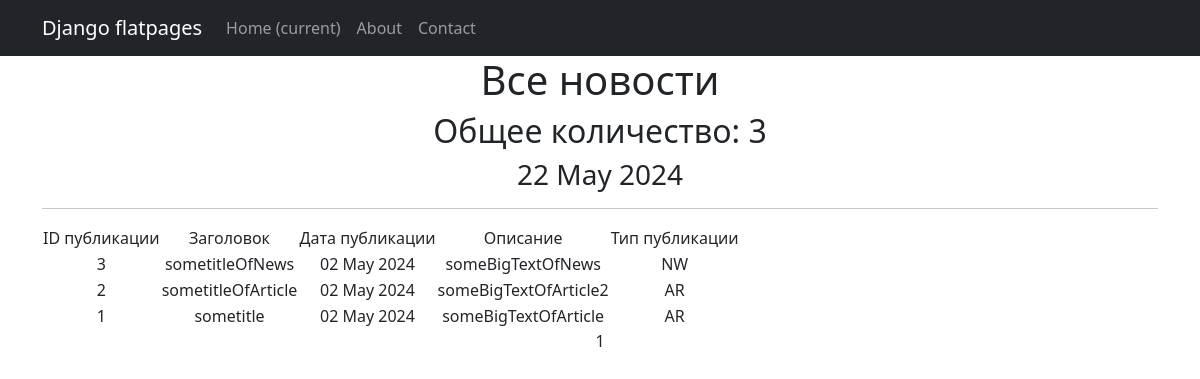
The app's page /, older data.
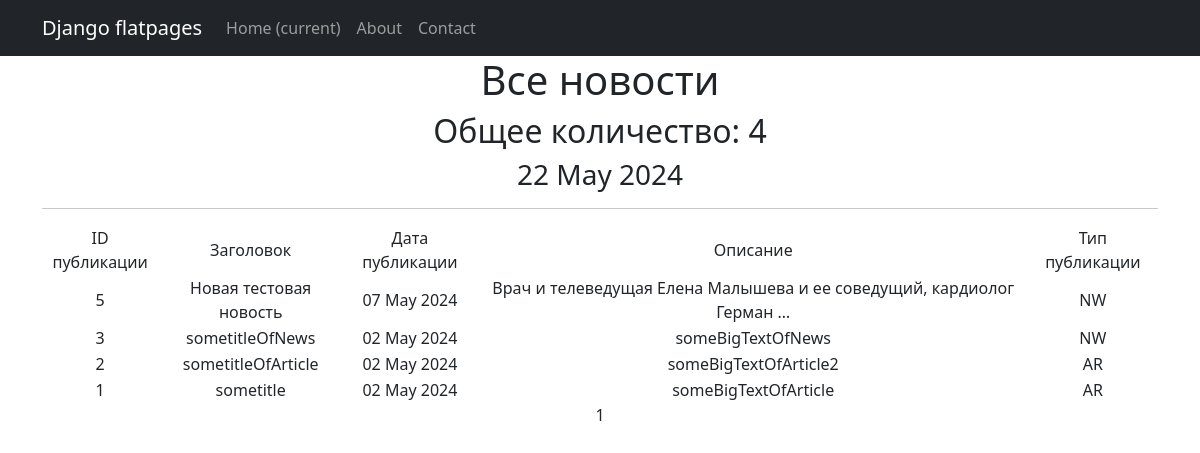
The same page, newer data.
### news/models.py (models this page shows, shortened)
class Post(models.Model):
    author = models.ForeignKey(Author,on_delete=models.CASCADE)
    Article = 'AR'
    News = 'NW'
    CATEGORY_CHOICES = (
        (Article, 'Статья'),
        (News, 'Новость')
    )
    categoryType = models.CharField(max_length=2,choices=CATEGORY_CHOICES,default=Article)
    creationTime = models.DateTimeField(auto_now_add=True)
    newsCategory = models.ManyToManyField(Category,through='PostCategory')
    title = models.CharField(max_length=128)
    text = models.TextField()
    newsRating = models.IntegerField(default=0)
    added_at = models.DateTimeField(
        auto_now=True,
    )

### news/views.py (the view)
# urls.py: path('', PostsList.as_view(),name='posts_list'),
class PostsList(ListView):
    model = Post
    ordering = '-creationTime'
    template_name = 'news.html'
    context_object_name = 'news'
    paginate_by = 10
    def get_context_data(self, **kwargs):
        context = super().get_context_data(**kwargs)
        context['time_now'] = datetime.utcnow()
        context['next_sale'] = None
        return context

### news/templatetags/custom_filters.py (called while the page is built)
@register.filter()
def censor(text):
    if not isinstance(text,str):
        raise StrException
    else:
        text_list = text.split()
        censored_text_list = []
        for word in text_list:
            clean_word = ''.join(c for c in word if c not in string.punctuation)
            if clean_word.lower() in bad_words:
                censored_word = clean_word[0] + (len(clean_word) - 1) * '*'
                censored_text_list.append(word.replace(clean_word, censored_word))
            else:
                censored_text_list.append(word)
        return ' '.join(censored_text_list)

### templates/news.html (shortened to what this page needs)
{% extends 'flatpages/default.html' %}
{% load custom_filters %}
{% block content %}
   <h1>Все новости</h1>
   <h2>Общее количество: {{ page_obj.paginator.count }}</h2>
   <h3>{{ time_now|date:'d M Y' }}</h3>
   <hr>
   {% if news %}
       <table>
           <tr>
               <td>ID публикации</td>
               <td>Заголовок</td>
               <td>Дата публикации</td>
               <td>Описание</td>
               <td>Тип публикации</td>
           </tr>
           {% for new in news %}
           <tr>
               <td>{{ new.pk }}</td>
               <td>{{ new.title|censor }}</td>
               <td>{{ new.creationTime|date:'d M Y' }}</td>
               <td>{{ new.text|truncatewords:10|censor }}</td>
               <td>{{ new.categoryType }}</td>
               <td>
               </td>
           </tr>
           {% endfor %}
       </table>
   {% else %}
       <h2>Новостей нет!</h2>
   {% endif %}
   {{ page_obj.number }}
{% endblock content %}

### templates/flatpages/default.html (shortened to what this page needs)
<!DOCTYPE html>
<html lang="en">
    <head>
        {% load static %}
        <link href="{% static 'css/styles.css' %}" rel="stylesheet" />
    </head>
    <body>
        <nav class="navbar navbar-expand-lg navbar-dark bg-dark static-top">
            <div class="container">
                <a class="navbar-brand" href="#">Django flatpages</a>
                <div class="collapse navbar-collapse" id="navbarResponsive">
                    <ul class="navbar-nav ml-auto">
                        <li class="nav-item active">
                            <a class="nav-link" href="#">Home
                                <span class="sr-only">(current)</span>
                            </a>
                        </li>
                        <li class="nav-item">
                            <a class="nav-link" href="/about/">About</a>
                        </li>
                        <li class="nav-item">
                            <a class="nav-link" href="/contacts/">Contact</a>
                        </li>
                    </ul>
                </div>
            </div>
        </nav>
        <div class="container">
            <div class="row">
                <div class="col-lg-12 text-center">
                    {% block content %}{% endblock content %}
                </div>
            </div>
        </div>
    </body>
</html>

Row changes from the older to the newer data that the page shows:
added Post: pk "5", title|censor "Новая тестовая новость", creationTime "07 May 2024", text|censor "Врач и телеведущая Елена Малышева и ее соведущий, кардиолог Герман …", categoryType "NW"
Text that changed along with them:
{{ page_obj.paginator.count }}: "3" → "4"
